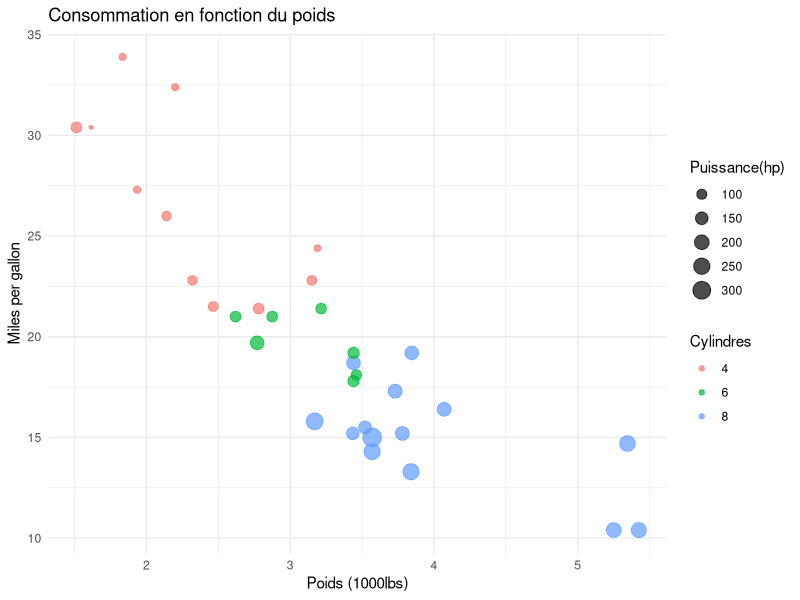
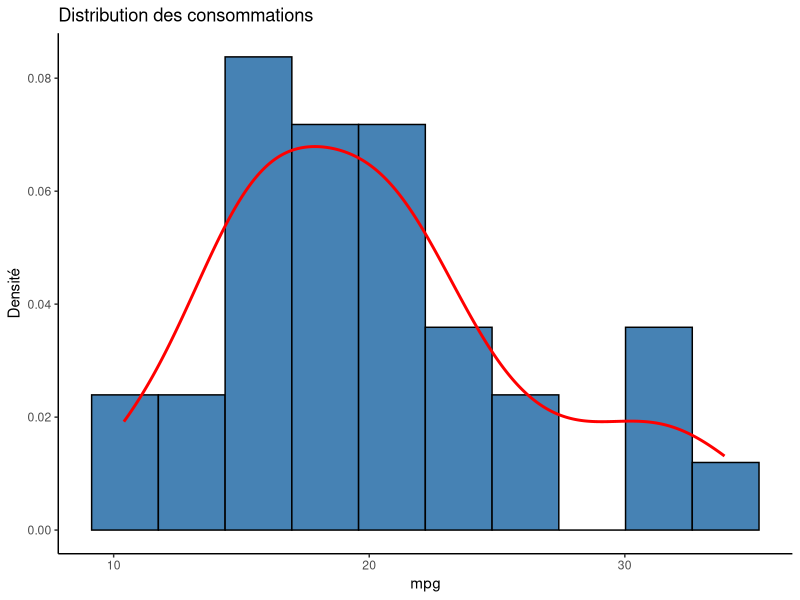
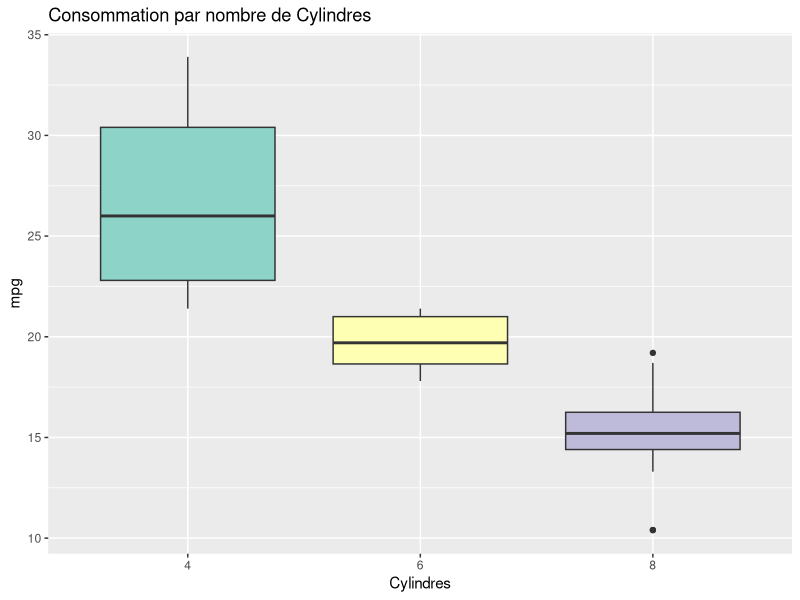

Here is the R script that generated these plots, in order:
#DATA MANIPULATION WITH mtcars dataset 
#Etape 1: Charger la librarie ggplot2 qui répertorie les outils graphiques
library(ggplot2)
#Etape 2: Charger la base de données mtcars
mtcars
#******Visuel 1: Nuage de points avec couleur et tailles proportionnels aux variables***
install.packages('tidyverse')
library(tidyverse)
#**************
install.packages("dplyr")
library(dplyr)
library(ggplot2)
ggplot(mtcars,aes(x=wt,y=mpg,color=factor(cyl),size=hp))+
  geom_point(alpha=0.7)+
  labs(title="Consommation en fonction du poids",
       x="Poids (1000lbs)",
       y="Miles per gallon",
       color="Cylindres",
       size="Puissance(hp)")+
  theme_minimal()
#aes: associer les varaibles à des propriétés visuelles
#geom_point: transparence des couleurs
#labs pour ajouter les titres : figure et ceux es axes
#color, size ajoutent les légendes sur la proportionalité des couelurs et taille
#theme_minimal(): donne une figure avec fond blanc et grille dicrètes

#******Visuel 2: Histogramme et Densité
ggplot(mtcars,aes(x=mpg))+
  
  geom_histogram(aes(y=..density..),bins=10,fill="steelblue",
                 color="black")+
  geom_density(color="red",size=1)+
  labs(title="Distribution des consommations",
       x="mpg",
       y="Densité")+
  theme_classic() #axes noirs et fond blanc
#****Visuel 3: Boxplots ************
ggplot(mtcars,aes(x=factor(cyl),y=mpg,fill=factor(cyl)))+
  geom_boxplot()+
  labs(title="Consommation par nombre de Cylindres",
       x="Cylindres",y="mpg")+
  scale_fill_brewer(palette = "Set3")+
  theme(legend.position="none")
#******************LAB5 Pré-traiatement des données avancé*****
#tidyverse : regroupe plusieurs packages qui servent pour 
#la manipulation des bases de données

#dplyr: pour le pré-traitement
#tidyr: pour la restructuration des données 
#ggplot2: pour les visualisations
#Etape 1: Charger la base de données
library(dplyr)
data(mtcars)
#Etape 2: Sélectionner le svariables utiles
#le cas de colonnes non consécutives
mtcars %>%
  select(mpg,cyl,hp,wt)

#Option: Les colonnes à sélectionner sont multiples et consécutives
mtcars%>%
  select(mpg:wt)

#Etape 3: Sélectionner les vaoitures ayant plus de 150 chevaux
mtcars %>%
  filter(hp>150)
#Option: Cas de plusieurs options
#toutes les conditions doivent être vérifiées (AND)
mtcars %>%
  filter(
    hp>150,
    wt<4
  )

#Le cas "OR": au moins satisfaire une condition
mtcars %>%
  filter( cyl==4 | cyl==8)
#Autre syntaxe pour illustrer OR
mtcars %>%
  filter(
    cyl %in% c(4,8)
  )

#Etape 4: Trier les observations
#Tri croissant selon la puissance
mtcars %>%
  arrange(cyl,desc(hp))
#les voitures sont d'abord regroupées par type de cynlindres puis triées selon 
#l'odre décroissant des puissances

#Etape 5: Modifier une colonne

mtcars %>%
  mutate(
    wt=wt*453,592
  )

#Etape 6: Ajouter une colonne
#ratio: puissance/poids
mtcars %>%
  mutate(
    hp_c=hp/wt
  )

#Etape 7: Définir une nouvelle variable catégorique selon 
#plusieurs conditions obersées sur une autre variable

mtcars %>%
  mutate(
    hp_category=case_when(
      hp<100 ~"Faible",
      hp<200 ~ "Moyenne",
      TRUE ~"élevée"
    )
  )
#Recommandée si groupes multiples

#Option : Utilisation de if-else
#Etape 8: Ajouter une colonne qui spécifie si une voiture est puissante ou non
#Condition hp>150 --> puissante sinon : non-puissante

mtcars %>%
  mutate(
    voiture_puissante=if_else(
      hp>=150,"Puissante","Non-puissante"
    )
  )
str(mtcars)
#Etape 9: Transformer une colonne au type facteur
mtcars %>%
  mutate(
    cyl=factor(cyl,
               levels=c(4,6,8))
  )
str(mtcars)

#Etape 10: Supprimer des lignes avec des données manquantes
mtcars$mpg[1]=NA
mtcars$hp[3]=NA
head(mtcars)
library(tidyr)
mtcars %>%
  drop_na(.)
head(mtcars)
#  drop_na(.) : chercher NA au niveau de toutes les colonnes et toutes les lignes
